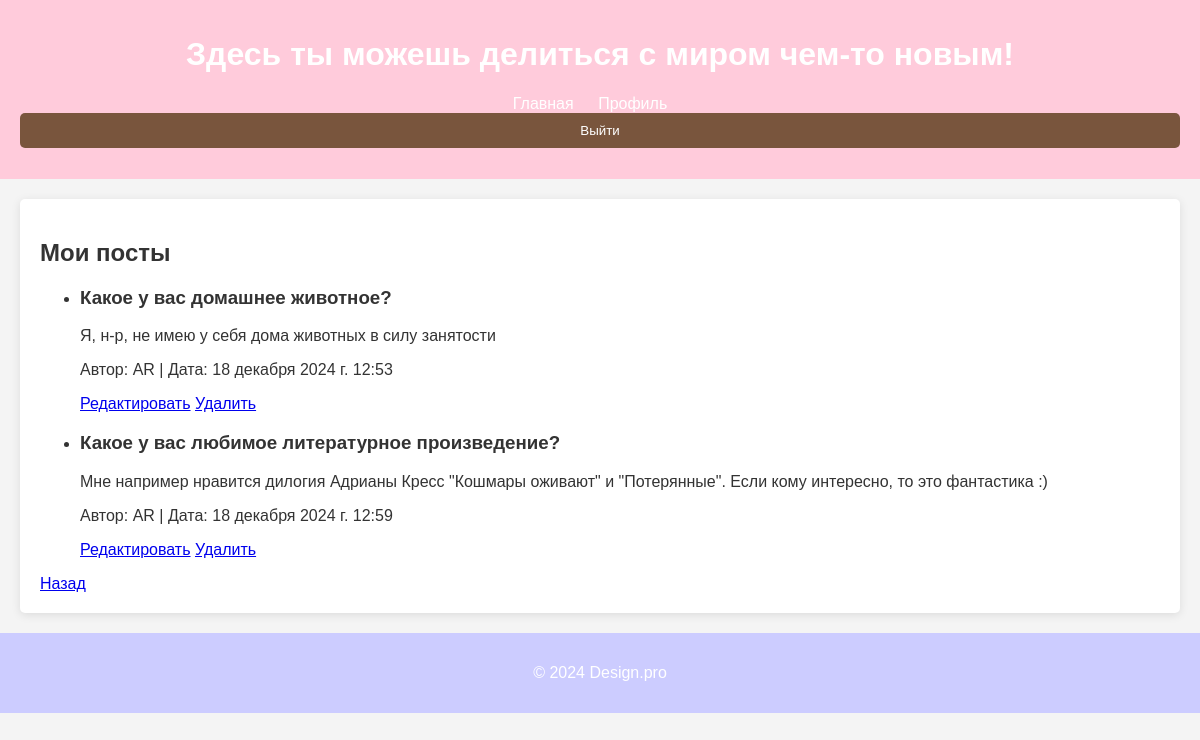
The app's page /BA/my_posts/ (signed in), older data.
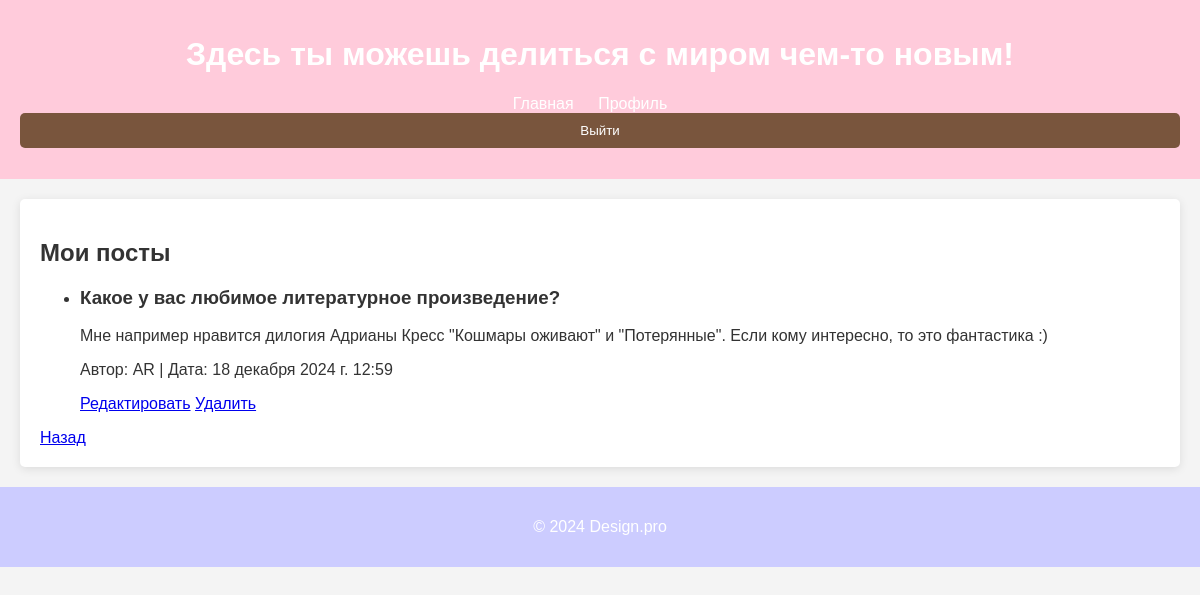
The same page, newer data.
### BA/models.py (models this page shows, shortened)
class Post(models.Model):
    author = models.ForeignKey(User, on_delete=models.CASCADE)
    title = models.CharField(max_length=200, verbose_name='Название')
    content = models.TextField(verbose_name='Контент')
    created_at = models.DateTimeField(auto_now_add=True)
    likes = models.ManyToManyField(User, related_name='liked_posts', blank=True)

class CustomUser(AbstractUser):
    first_name = models.CharField(max_length=150, blank=False, verbose_name='Имя')
    last_name = models.CharField(max_length=150, blank=False, verbose_name='Фамилия')
    username = models.CharField(max_length=150, unique=True, blank=False, verbose_name='Логин')
    email = models.EmailField(unique=True, blank=False, verbose_name='Электронная почта')
    middle_name = models.CharField(max_length=150, blank=False, verbose_name='Отчество')
    password1 = models.CharField(max_length=128, blank=False, null=True, verbose_name='Пароль')
    password2 = models.CharField(max_length=128, blank=False, null=True, verbose_name='Повтор пароля')
    avatar = models.ImageField(upload_to='avatars/', blank=True, null=True, verbose_name='Аватар')
    bio = models.TextField(blank=True, verbose_name='Биография')

### BA/views.py (the view)
# urls.py: path('my_posts/', views.my_posts, name='my_posts'),
def my_posts(request):
    posts = Post.objects.filter(author=request.user)
    return render(request, 'my_posts.html', {'posts': posts})

### BA/templates/my_posts.html (shortened to what this page needs)
{% extends 'base.html' %}
{% block content %}
<h2>Мои посты</h2>
{% if posts %}
    <ul>
    {% for post in posts %}
        <li>
            <h3>{{ post.title }}</h3>
            <p>{{ post.content }}</p>
            <p>Автор: {{ post.author.username }} | Дата: {{ post.created_at }}</p>
            <a href="{% url 'BA:edit_post' post.id %}">Редактировать</a>
            <a href="{% url 'BA:delete_post' post.id %}">Удалить</a>
        </li>
    {% endfor %}
    </ul>
{% else %}
    <p>У вас пока нет постов.</p>
{% endif %}
<a href="{% url 'BA:index' %}">Назад</a>
{% endblock %}

Row changes from the older to the newer data that the page shows:
removed Post: title "Какое у вас домашнее животное?", content "Я, н-р, не имею у себя дома животных в силу занятости", author.username "AR", created_at "18 декабря 2024 г. 12:53"
